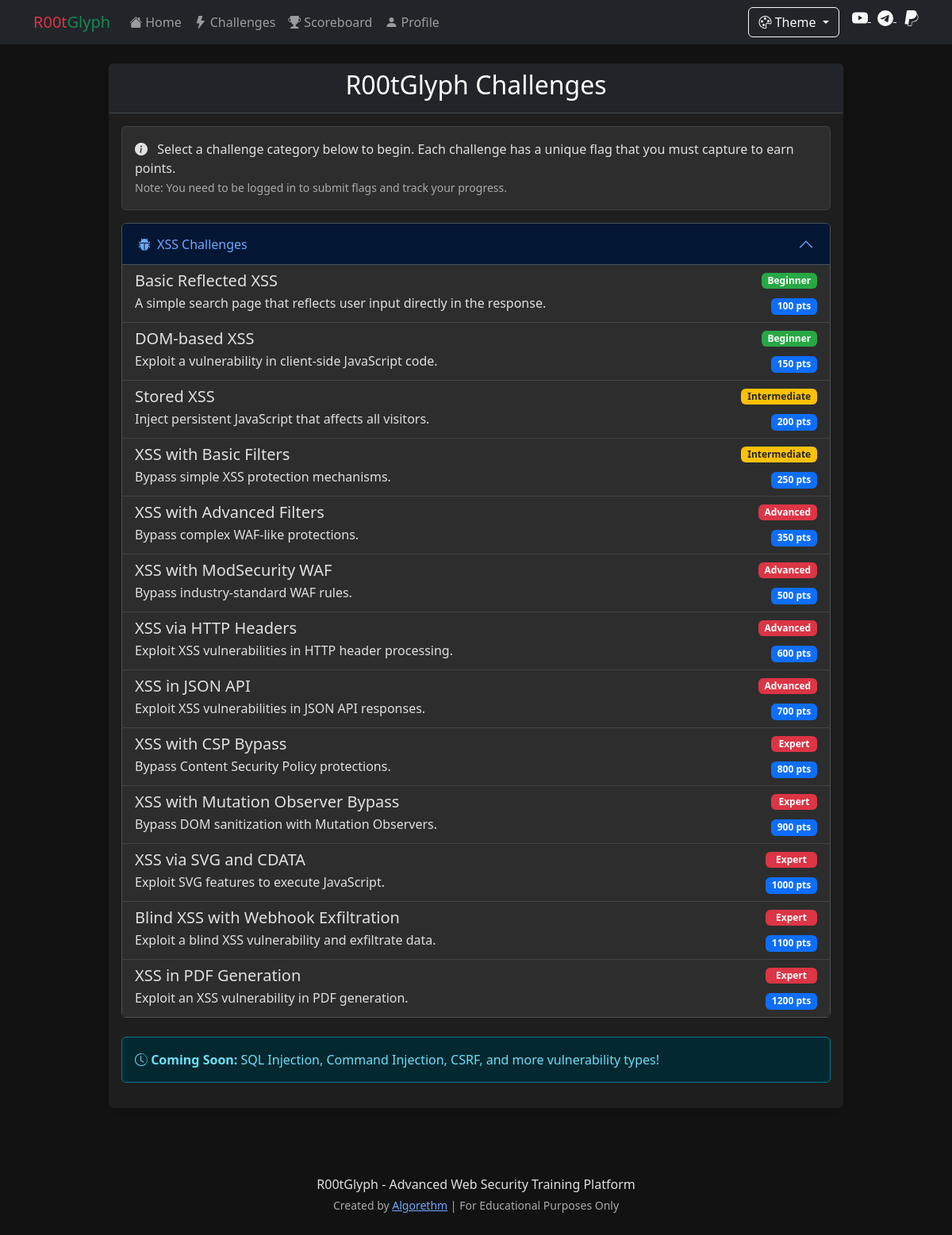
Before: /challenges with the older database file.
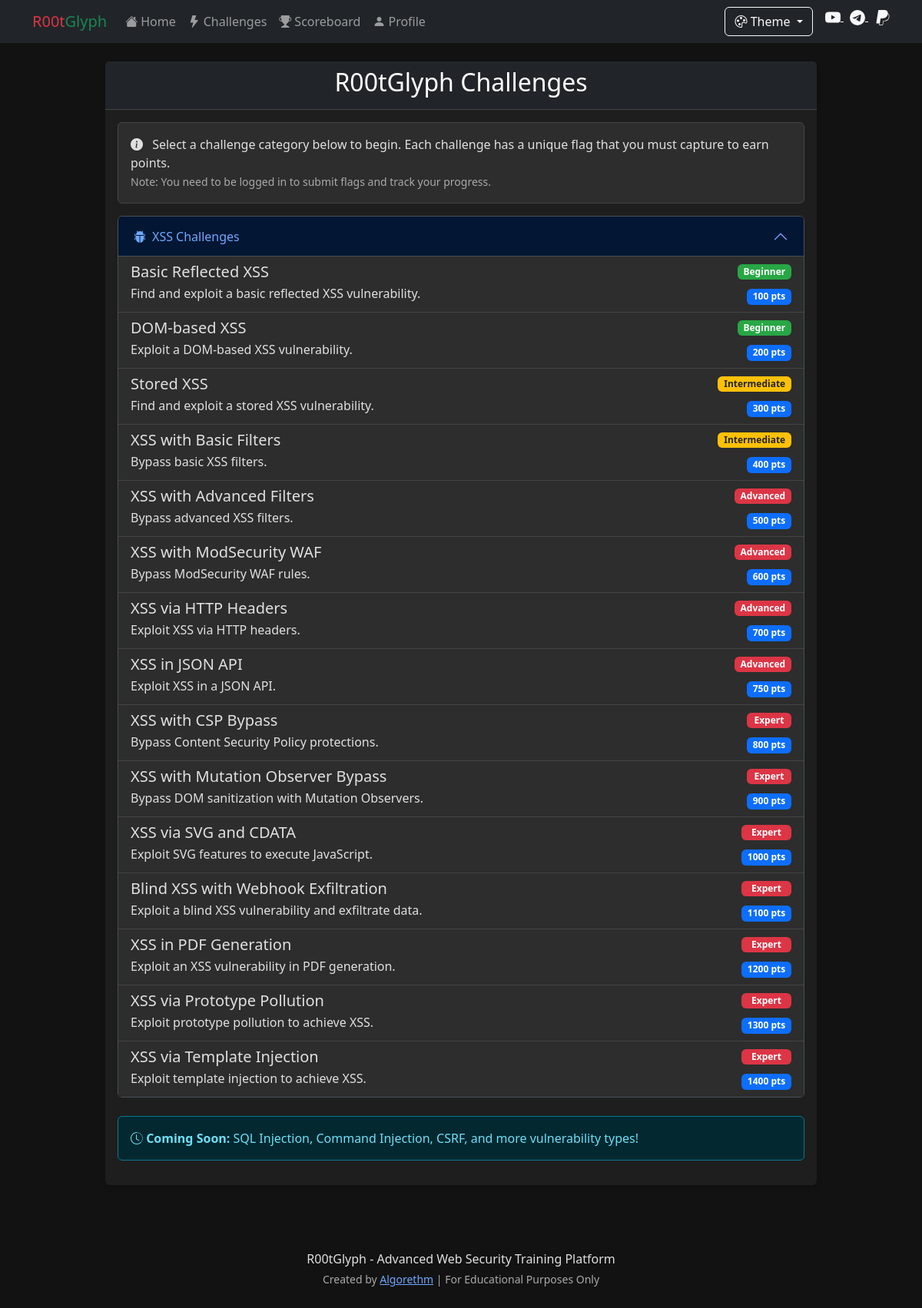
After: the same page with the newer database file.
### app.py (models this page shows)
class Challenge(db.Model):
    id = db.Column(db.Integer, primary_key=True)
    name = db.Column(db.String(100), nullable=False)
    category = db.Column(db.String(50), nullable=False)  # 'xss', 'sqli', etc.
    difficulty = db.Column(db.String(20), nullable=False)  # 'beginner', 'intermediate', 'advanced'
    description = db.Column(db.Text, nullable=False)
    points = db.Column(db.Integer, default=100)
    active = db.Column(db.Boolean, default=True)

### app.py (the view)
@app.route('/challenges')
def vulnerabilities():
    categories = db.session.query(Challenge.category).distinct().all()
    categories = [c[0] for c in categories]
    challenges_by_category = {}
    for category in categories:
        challenges_by_category[category] = Challenge.query.filter_by(category=category, active=True).all()
    return render_template('vulnerabilities.html', categories=categories, challenges=challenges_by_category)

### templates/vulnerabilities.html (shortened to what this page needs)
{% extends 'base.html' %}
{% block content %}
<div class="row">
    <div class="col-md-10 offset-md-1">
        <div class="card">
            <div class="card-header bg-dark text-white">
                <h2 class="text-center">R00tGlyph Challenges</h2>
            </div>
            <div class="card-body">
                <div class="alert alert-dark">
                    <i class="bi bi-info-circle-fill me-2"></i>
                    Select a challenge category below to begin. Each challenge has a unique flag that you must capture to earn points.
                    <br>
                    <small class="text-muted">Note: You need to be logged in to submit flags and track your progress.</small>
                </div>
                <div class="accordion" id="challengeAccordion">
                    {% for category in categories %}
                    <div class="accordion-item">
                        <h2 class="accordion-header" id="heading{{ category }}">
                            <button class="accordion-button {% if not loop.first %}collapsed{% endif %}" type="button" data-bs-toggle="collapse" data-bs-target="#collapse{{ category }}" aria-expanded="{% if loop.first %}true{% else %}false{% endif %}" aria-controls="collapse{{ category }}">
                                <i class="bi bi-bug-fill me-2"></i>
                                {{ category.upper() }} Challenges
                            </button>
                        </h2>
                        <div id="collapse{{ category }}" class="accordion-collapse collapse {% if loop.first %}show{% endif %}" aria-labelledby="heading{{ category }}" data-bs-parent="#challengeAccordion">
                            <div class="accordion-body p-0">
                                <div class="list-group list-group-flush">
                                    {% for challenge in challenges[category] %}
                                    <a href="{{ url_for('xss_level' + (loop.index | string)) if category == 'xss' and loop.index <= 9 else '#' }}" class="list-group-item list-group-item-action">
                                        <div class="d-flex w-100 justify-content-between align-items-center">
                                            <div>
                                                <h5 class="mb-1">{{ challenge.name }}</h5>
                                                <p class="mb-1">{{ challenge.description }}</p>
                                            </div>
                                            <div class="text-end">
                                                <span class="badge {% if challenge.difficulty == 'beginner' %}bg-success{% elif challenge.difficulty == 'intermediate' %}bg-warning{% else %}bg-danger{% endif %} mb-2 d-block">
                                                    {{ challenge.difficulty | title }}
                                                </span>
                                                <span class="badge bg-primary">{{ challenge.points }} pts</span>
                                            </div>
                                        </div>
                                    </a>
                                    {% endfor %}
                                </div>
                            </div>
                        </div>
                    </div>
                    {% endfor %}
                </div>
                <div class="alert alert-info mt-4">
                    <strong><i class="bi bi-clock-history"></i> Coming Soon:</strong> SQL Injection, Command Injection, CSRF, and more vulnerability types!
                </div>
            </div>
        </div>
    </div>
</div>
{% endblock %}

### templates/base.html (shortened to what this page needs)
<!DOCTYPE html>
<html lang="en" data-bs-theme="{{ session.get('theme', 'dark') }}">
<head>
    <link rel="stylesheet" href="https://cdn.jsdelivr.net/npm/bootstrap@5.3.0/dist/css/bootstrap.min.css">
    <link rel="stylesheet" href="https://cdn.jsdelivr.net/npm/bootstrap-icons@1.11.1/font/bootstrap-icons.css">
    <link rel="stylesheet" href="{{ url_for('static', filename='css/style.css') }}">
</head>
<body>
    <nav class="navbar navbar-expand-lg navbar-dark bg-dark">
        <div class="container">
            <a class="navbar-brand" href="{{ url_for('index') }}"><span class="text-danger">R00t</span><span class="text-success">Glyph</span></a>
            <div class="collapse navbar-collapse" id="navbarNav">
                <ul class="navbar-nav me-auto">
                    <li class="nav-item">
                        <a class="nav-link" href="{{ url_for('index') }}"><i class="bi bi-house-fill me-1"></i>Home</a>
                    </li>
                    <li class="nav-item">
                        <a class="nav-link" href="{{ url_for('vulnerabilities') }}"><i class="bi bi-lightning-fill me-1"></i>Challenges</a>
                    </li>
                    <li class="nav-item">
                        <a class="nav-link" href="{{ url_for('scoreboard') }}"><i class="bi bi-trophy-fill me-1"></i>Scoreboard</a>
                    </li>
                    <li class="nav-item">
                        <a class="nav-link" href="{{ url_for('profile') }}"><i class="bi bi-person-fill me-1"></i>Profile</a>
                    </li>
                </ul>
                <div class="d-flex">
                    <div class="dropdown me-3">
                        <button class="btn btn-outline-light dropdown-toggle" type="button" id="themeDropdown" data-bs-toggle="dropdown" aria-expanded="false">
                            <i class="bi bi-palette"></i> Theme
                        </button>
                    </div>
                    <div class="social-icons">
                        <a href="https://youtube.com/@algorethm_" target="_blank" class="text-light me-2" title="YouTube">
                        </a>
                        <a href="https://t.me/hackerpwd1" target="_blank" class="text-light me-2" title="Telegram">
                        </a>
                        <a href="https://www.paypal.com/donate/?hosted_button_id=Z9HENP8G6PTD6" target="_blank" class="text-light" title="PayPal Donation">
                        </a>
                    </div>
                </div>
            </div>
        </div>
    </nav>
    <div class="container mt-4">
        {% block content %}{% endblock %}
    </div>
    <footer class="mt-5 py-3 text-center">
        <div class="container">
            <p class="mb-1">R00tGlyph - Advanced Web Security Training Platform</p>
            <p class="small text-muted">Created by <a href="https://youtube.com/@algorethm_" target="_blank">Algorethm</a> | For Educational Purposes Only</p>
        </div>
    </footer>
</body>
</html>

### static/css/style.css (style rules this page uses)
body { font-family: 'Segoe UI', Tahoma, Geneva, Verdana, sans-serif; }
.card { box-shadow: 0 4px 6px rgba(0, 0, 0, 0.1); margin-bottom: 20px; border: none; }
.card-header { font-weight: bold; }
footer { margin-top: 50px; }
.social-icons a { transition: all 0.3s ease; }
.badge.bg-success { background-color: #28a745 !important; }
.badge.bg-warning { background-color: #ffc107 !important; color: #212529 !important; }
.badge.bg-danger { background-color: #dc3545 !important; }
[data-bs-theme="dark"] { --bs-body-bg: #121212; --bs-body-color: #e0e0e0; --bs-primary-rgb: 13, 110, 253; --bs-secondary-rgb: 108, 117, 125; --bs-success-rgb: 25, 135, 84; --bs-info-rgb: 13, 202, 240; --bs-warning-rgb: 255, 193, 7; --bs-danger-rgb: 220, 53, 69; --bs-light-rgb: 248, 249, 250; --bs-dark-rgb: 33, 37, 41; }
[data-bs-theme="dark"] .card { background-color: #1e1e1e; border-color: #333; }
[data-bs-theme="dark"] .alert-dark { background-color: #2d2d2d; border-color: #444; color: #e0e0e0; }
[data-bs-theme="dark"] .list-group-item { background-color: #2d2d2d; border-color: #444; color: #e0e0e0; }
[data-bs-theme="dark"] .text-muted { color: #aaaaaa !important; }

Changed rows visible on the page:
changed Challenge "Basic Reflected XSS": description "A simple search page that reflects user input directly in the response." → "Find and exploit a basic reflected XSS vulnerability."
changed Challenge "DOM-based XSS": description "Exploit a vulnerability in client-side JavaScript code." → "Exploit a DOM-based XSS vulnerability."; points "150" → "200"
changed Challenge "Stored XSS": description "Inject persistent JavaScript that affects all visitors." → "Find and exploit a stored XSS vulnerability."; points "200" → "300"
changed Challenge "XSS with Basic Filters": description "Bypass simple XSS protection mechanisms." → "Bypass basic XSS filters."; points "250" → "400"
changed Challenge "XSS with Advanced Filters": description "Bypass complex WAF-like protections." → "Bypass advanced XSS filters."; points "350" → "500"
changed Challenge "XSS with ModSecurity WAF": description "Bypass industry-standard WAF rules." → "Bypass ModSecurity WAF rules."; points "500" → "600"
changed Challenge "XSS via HTTP Headers": description "Exploit XSS vulnerabilities in HTTP header processing." → "Exploit XSS via HTTP headers."; points "600" → "700"
changed Challenge "XSS in JSON API": description "Exploit XSS vulnerabilities in JSON API responses." → "Exploit XSS in a JSON API."; points "700" → "750"
added Challenge: name "XSS via Prototype Pollution", description "Exploit prototype pollution to achieve XSS.", difficulty "Expert", points "1300"
added Challenge: name "XSS via Template Injection", description "Exploit template injection to achieve XSS.", difficulty "Expert", points "1400"
